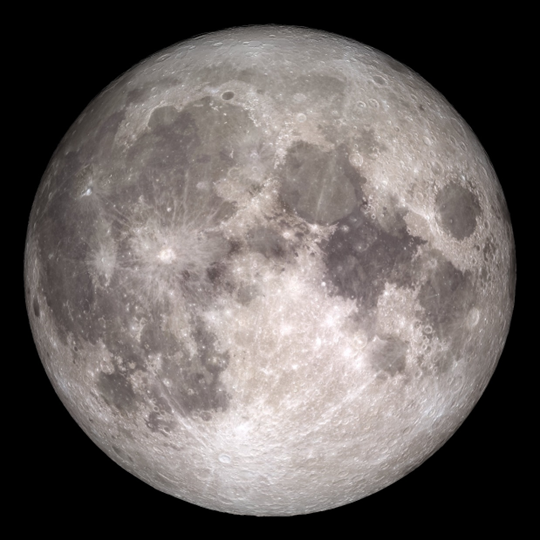
#> input picture DIP Lab 8/moon.png, 540 x 540 px
$ jupyter execute code.ipynb   (older library calls are emulated)
#> lines starting #> are read from the running program, lines starting #| are printed output that depends on the picture
# Task 1

[cell 1]
import cv2
import matplotlib.pyplot as plt

img = cv2.imread("moon.png", cv2.IMREAD_GRAYSCALE)
#> img: shape (540, 540); min 0, max 255, mean 97.8
avg_filter = cv2.blur(img, (5, 5))
gauss_filter = cv2.GaussianBlur(img, (5, 5), 0)

plt.figure(figsize=(12, 8))
plt.subplot(1, 3, 1)
plt.imshow(img, cmap="gray")
plt.title("Original")

plt.subplot(1, 3, 2)
plt.imshow(avg_filter, cmap="gray")
plt.title("Average Filter")

plt.subplot(1, 3, 3)
plt.imshow(gauss_filter, cmap="gray")
plt.title("Gaussian Filter")

plt.show()
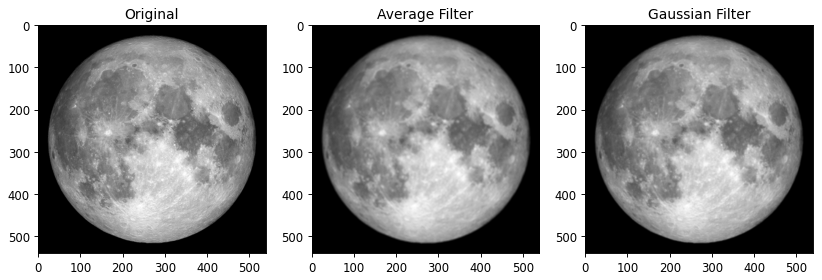
#> figure drawn by matplotlib, 3 panels

# Task 2

[cell 2]
import cv2
import numpy as np
from skimage.util import random_noise
from skimage.filters.rank import median
from skimage.morphology import square
import matplotlib.pyplot as plt

img = cv2.imread("moon.png", cv2.IMREAD_GRAYSCALE)
noisy_img = random_noise(img, mode="s&p", amount=0.2)
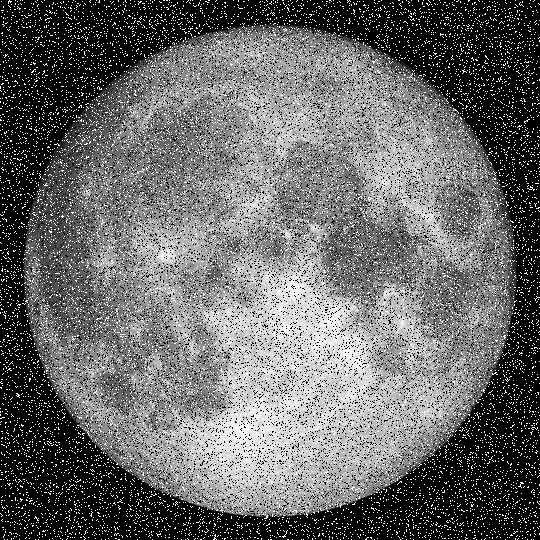
#> noisy_img: shape (540, 540) float64; min 0, max 1, mean 0.408
noisy_img = (noisy_img * 255).astype(np.uint8)
filtered_img = median(noisy_img, square(5))

plt.figure(figsize=(12, 8))
plt.subplot(1, 2, 1)
plt.imshow(noisy_img, cmap="gray")
plt.title("Noisy Image")
plt.axis("off")

plt.subplot(1, 2, 2)
plt.imshow(filtered_img, cmap="gray")
plt.title("Filtered Image")
plt.axis("off")

plt.tight_layout()
plt.show()
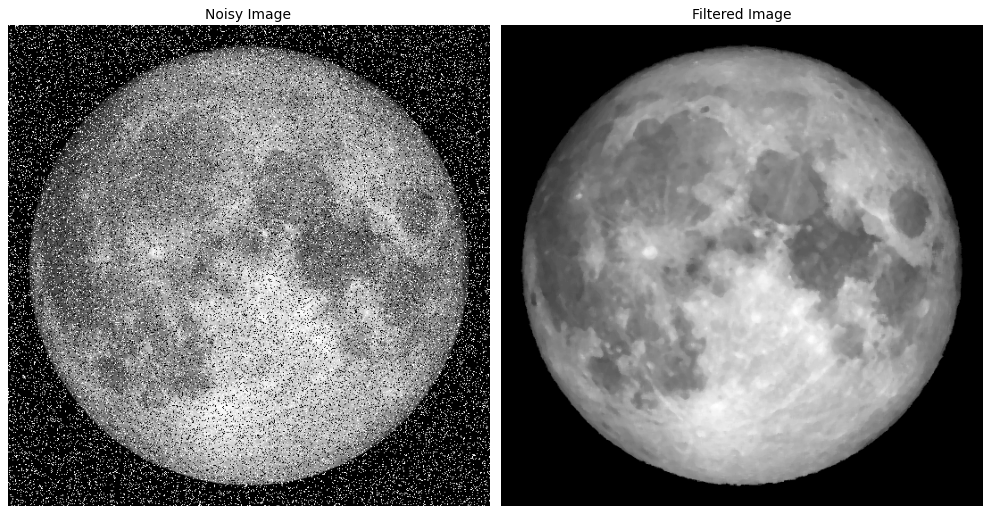
#> figure drawn by matplotlib, 2 panels

# Task 3

[cell 3]
import cv2
import numpy as np
import matplotlib.pyplot as plt


def laplacian(img):
    lap = np.zeros_like(img, dtype=np.float32)
    for x in range(1, img.shape[0] - 1):
        for y in range(1, img.shape[1] - 1):
            vert = img[x + 1, y] + img[x - 1, y] - 2 * img[x, y]
            horz = img[x, y + 1] + img[x, y - 1] - 2 * img[x, y]
            lap[x, y] = vert + horz
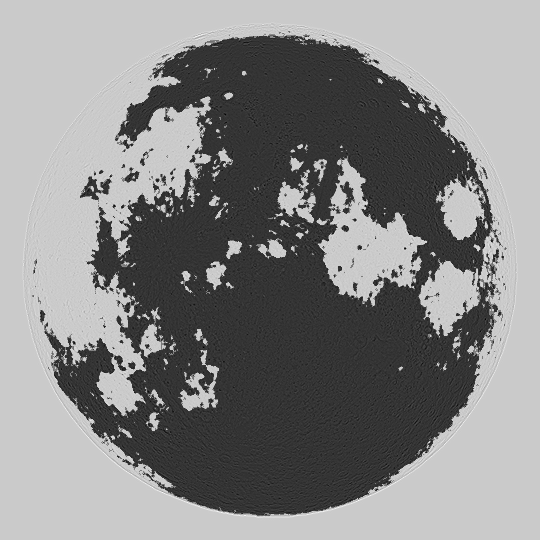
#> lap: shape (540, 540) float32; min -689, max 177, mean -231.3; drawn with min black and max white
    return np.clip(lap, 0, 255).astype(np.uint8)
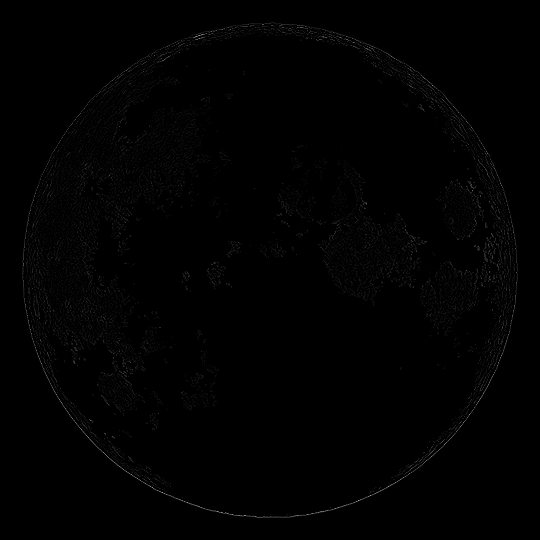
#> returned value: shape (540, 540); min 0, max 177, mean 1.4


img = cv2.imread("moon.png", cv2.IMREAD_GRAYSCALE)
lap_result = laplacian(img)
sobel_x = cv2.Sobel(img, cv2.CV_64F, 1, 0, ksize=3)
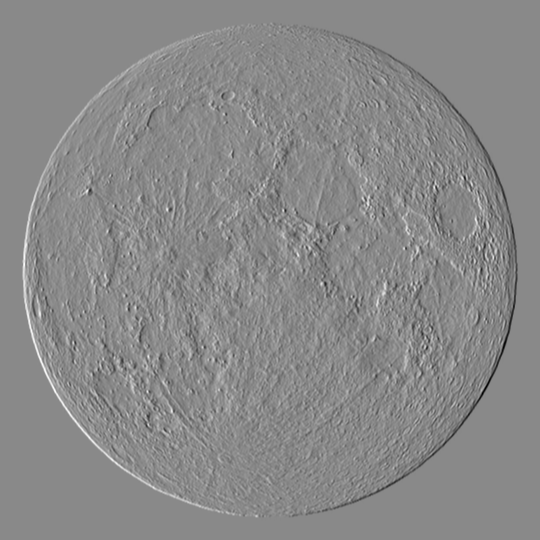
#> sobel_x: shape (540, 540) float64; min -415, max 356, mean 0; drawn with min black and max white
sobel_y = cv2.Sobel(img, cv2.CV_64F, 0, 1, ksize=3)
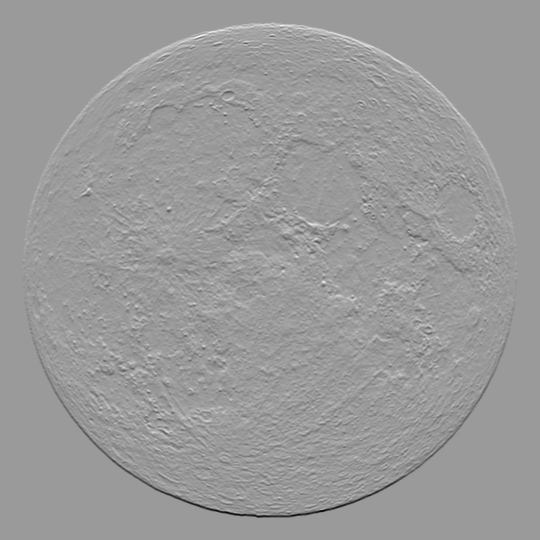
#> sobel_y: shape (540, 540) float64; min -639, max 416, mean 0; drawn with min black and max white
sobel_result = cv2.magnitude(sobel_x, sobel_y).astype(np.uint8)
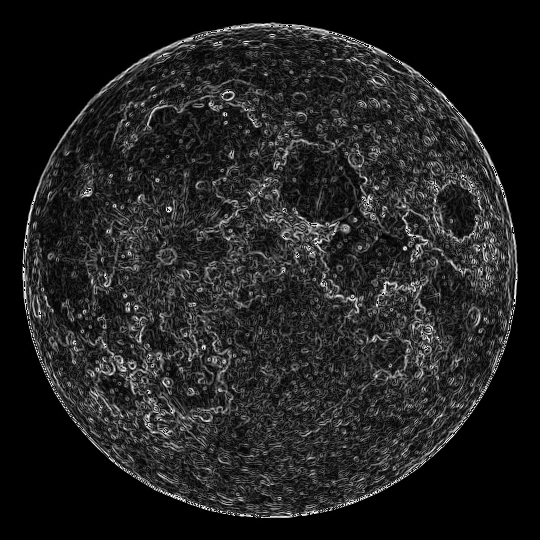
#> sobel_result: shape (540, 540); min 0, max 255, mean 33.5

plt.figure(figsize=(12, 8))

plt.subplot(1, 3, 1)
plt.imshow(img, cmap="gray")
plt.title("Original")

plt.subplot(1, 3, 2)
plt.imshow(lap_result, cmap="gray")
plt.title("Laplacian")

plt.subplot(1, 3, 3)
plt.imshow(sobel_result, cmap="gray")
plt.title("Sobel")

plt.tight_layout()
plt.show()

$ run again, with DIP Lab 8/tree2.jpg saved as DIP Lab 8/moon.png
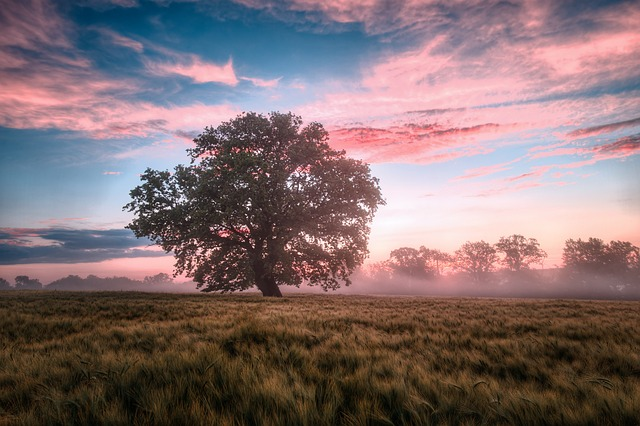
#> input picture DIP Lab 8/tree2.jpg, 640 x 426 px
#> after the loop in laplacian, `for x in range(1, img.shape[0] - 1):`:
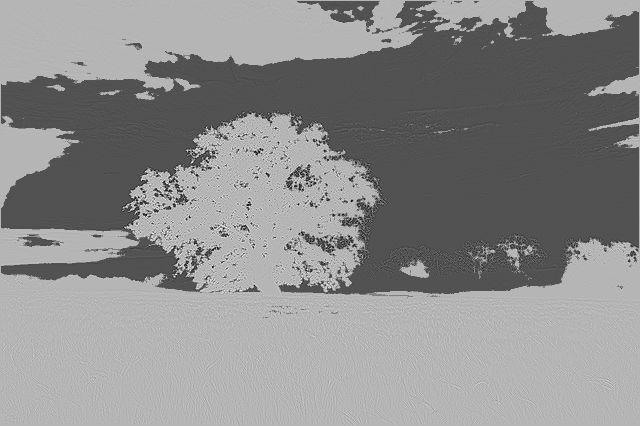
#> lap: shape (426, 640) float32; min -936, max 379, mean -212; drawn with min black and max white
#> `sobel_result = cv2.magnitude(sobel_x, sobel_y).astype(np.uint8)`:
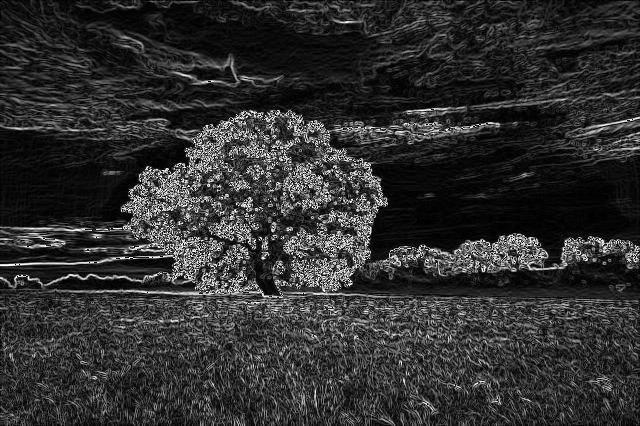
#> sobel_result: shape (426, 640); min 0, max 255, mean 48
